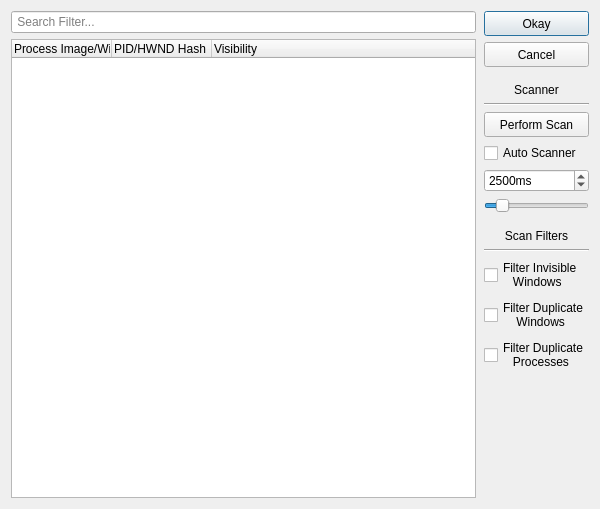
<?xml version="1.0" encoding="UTF-8"?>
<ui version="4.0">
 <class>ProcessScannerDialog</class>
 <widget class="QDialog" name="ProcessScannerDialog">
  <property name="geometry">
   <rect>
    <x>0</x>
    <y>0</y>
    <width>600</width>
    <height>509</height>
   </rect>
  </property>
  <property name="windowTitle">
   <string>Process Scanner</string>
  </property>
  <layout class="QHBoxLayout" name="horizontalLayout" stretch="1,0">
   <item>
    <layout class="QVBoxLayout" name="vlTree">
     <item>
      <widget class="QLineEdit" name="linSearchFilter">
       <property name="placeholderText">
        <string> Search Filter...</string>
       </property>
      </widget>
     </item>
     <item>
      <widget class="QTreeWidget" name="twProcessTree">
       <property name="contextMenuPolicy">
        <enum>Qt::CustomContextMenu</enum>
       </property>
       <property name="alternatingRowColors">
        <bool>true</bool>
       </property>
       <property name="sortingEnabled">
        <bool>true</bool>
       </property>
       <attribute name="headerMinimumSectionSize">
        <number>40</number>
       </attribute>
       <attribute name="headerShowSortIndicator" stdset="0">
        <bool>false</bool>
       </attribute>
       <column>
        <property name="text">
         <string>Process Image/Window Title                   </string>
        </property>
       </column>
       <column>
        <property name="text">
         <string>PID/HWND Hash</string>
        </property>
       </column>
       <column>
        <property name="text">
         <string>Visibility</string>
        </property>
       </column>
      </widget>
     </item>
    </layout>
   </item>
   <item>
    <layout class="QVBoxLayout" name="vlOptions" stretch="0,0,0,0,0">
     <property name="leftMargin">
      <number>2</number>
     </property>
     <item>
      <widget class="QPushButton" name="btnOkay">
       <property name="minimumSize">
        <size>
         <width>0</width>
         <height>25</height>
        </size>
       </property>
       <property name="text">
        <string>Okay</string>
       </property>
      </widget>
     </item>
     <item>
      <widget class="QPushButton" name="btnCancel">
       <property name="minimumSize">
        <size>
         <width>0</width>
         <height>25</height>
        </size>
       </property>
       <property name="text">
        <string>Cancel</string>
       </property>
      </widget>
     </item>
     <item>
      <layout class="QVBoxLayout" name="vlScanner">
       <property name="topMargin">
        <number>10</number>
       </property>
       <item>
        <widget class="QLabel" name="label_2">
         <property name="text">
          <string>Scanner</string>
         </property>
         <property name="alignment">
          <set>Qt::AlignCenter</set>
         </property>
        </widget>
       </item>
       <item>
        <widget class="Line" name="lineScanner">
         <property name="orientation">
          <enum>Qt::Horizontal</enum>
         </property>
        </widget>
       </item>
       <item>
        <widget class="QPushButton" name="btnScan">
         <property name="minimumSize">
          <size>
           <width>0</width>
           <height>25</height>
          </size>
         </property>
         <property name="text">
          <string>Perform Scan</string>
         </property>
        </widget>
       </item>
       <item>
        <widget class="QCheckBox" name="cbAutoScanner">
         <property name="layoutDirection">
          <enum>Qt::LeftToRight</enum>
         </property>
         <property name="text">
          <string>Auto Scanner</string>
         </property>
         <property name="tristate">
          <bool>false</bool>
         </property>
        </widget>
       </item>
       <item>
        <widget class="QSpinBox" name="sbAutoScannerInterval">
         <property name="suffix">
          <string>ms</string>
         </property>
         <property name="prefix">
          <string/>
         </property>
         <property name="minimum">
          <number>1500</number>
         </property>
         <property name="maximum">
          <number>10000</number>
         </property>
         <property name="stepType">
          <enum>QAbstractSpinBox::DefaultStepType</enum>
         </property>
         <property name="value">
          <number>2500</number>
         </property>
         <property name="displayIntegerBase">
          <number>10</number>
         </property>
        </widget>
       </item>
       <item>
        <widget class="QSlider" name="hsAutoScannerInterval">
         <property name="minimum">
          <number>1500</number>
         </property>
         <property name="maximum">
          <number>10000</number>
         </property>
         <property name="singleStep">
          <number>100</number>
         </property>
         <property name="value">
          <number>2500</number>
         </property>
         <property name="orientation">
          <enum>Qt::Horizontal</enum>
         </property>
         <property name="tickPosition">
          <enum>QSlider::NoTicks</enum>
         </property>
        </widget>
       </item>
      </layout>
     </item>
     <item>
      <layout class="QVBoxLayout" name="vlFilters">
       <property name="topMargin">
        <number>10</number>
       </property>
       <item>
        <widget class="QLabel" name="label">
         <property name="text">
          <string>Scan Filters</string>
         </property>
         <property name="alignment">
          <set>Qt::AlignCenter</set>
         </property>
        </widget>
       </item>
       <item>
        <widget class="Line" name="lineScanFilters">
         <property name="orientation">
          <enum>Qt::Horizontal</enum>
         </property>
        </widget>
       </item>
       <item>
        <widget class="QCheckBox" name="cbFilterInvisibleWindows">
         <property name="text">
          <string>Filter Invisible
   Windows   </string>
         </property>
        </widget>
       </item>
       <item>
        <widget class="QCheckBox" name="cbFilterDuplicateWindows">
         <property name="inputMethodHints">
          <set>Qt::ImhNone</set>
         </property>
         <property name="text">
          <string>Filter Duplicate
    Windows    </string>
         </property>
         <property name="checked">
          <bool>false</bool>
         </property>
        </widget>
       </item>
       <item>
        <widget class="QCheckBox" name="cbFilterDuplicateProcesses">
         <property name="text">
          <string>Filter Duplicate
   Processes   </string>
         </property>
        </widget>
       </item>
      </layout>
     </item>
     <item>
      <spacer name="verticalSpacer">
       <property name="orientation">
        <enum>Qt::Vertical</enum>
       </property>
       <property name="sizeHint" stdset="0">
        <size>
         <width>20</width>
         <height>40</height>
        </size>
       </property>
      </spacer>
     </item>
    </layout>
   </item>
  </layout>
 </widget>
 <resources/>
 <connections/>
</ui>
